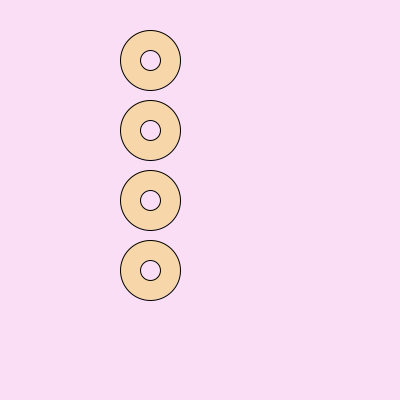
Frame 1 (no input)
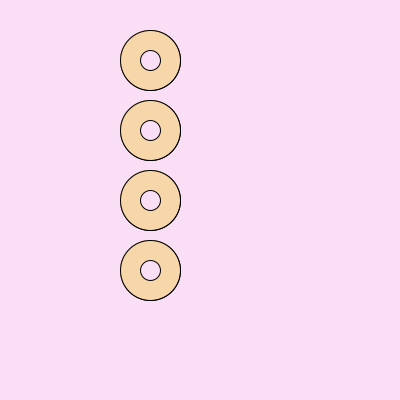
Frame 2 (the mouse pressed at the canvas centre, redrawn once)

The Processing sketch that drew these frames (run headless with seeded random() and noise(); the mouse was pressed at the canvas centre and the sketch redrawn once):

// Processing sketch: sketch_21_1
// ── sketch_21_1.pde
//sharon chen
//exercise 21.1

void setup() {
size(400, 400);
background(250,222,245);
fill(0);
strokeWeight(1);
smooth();
noLoop();
}
void draw() {
doughnut(150, 60);  
doughnut(150, 130);
doughnut(150, 200);
doughnut(150, 270);
}
void doughnut(int x, int y) {
fill(247, 214, 170);
ellipse(x, y, 60, 60);
fill(250, 222, 245);
ellipse(x, y, 20, 20);
}
